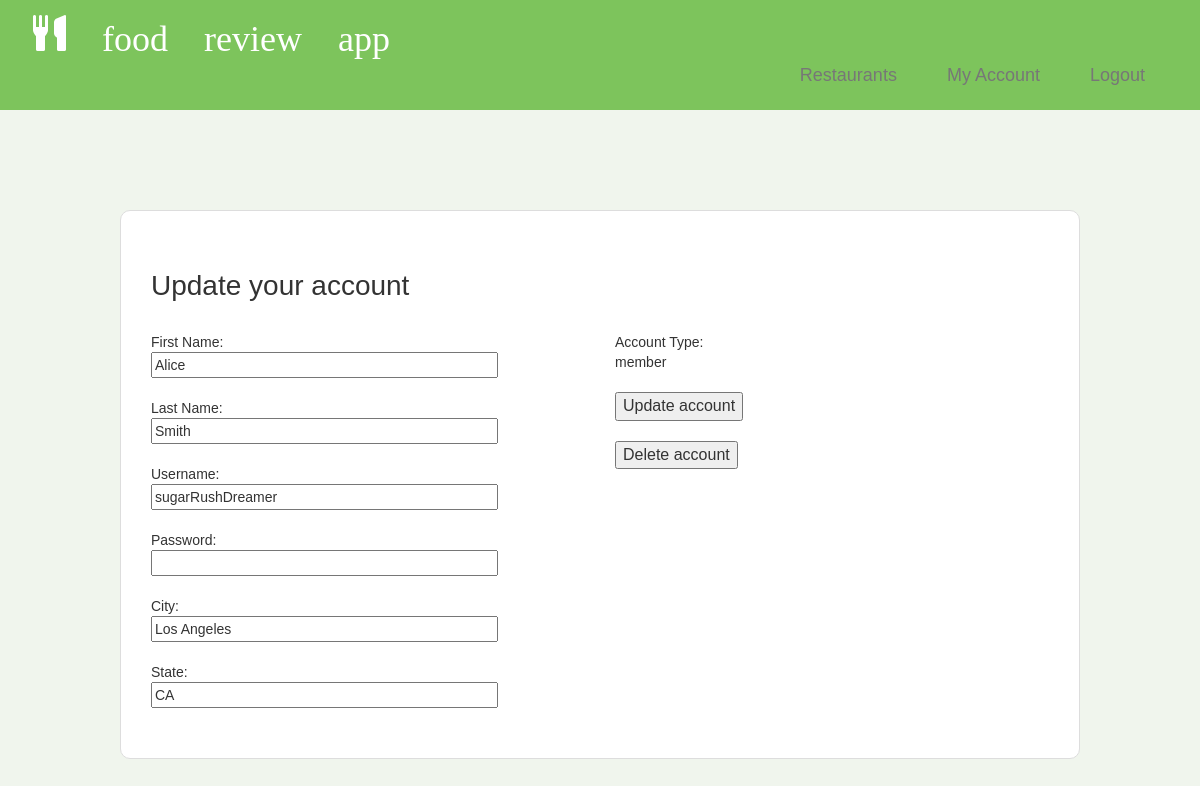
Page /usermanagement/update-account.php (signed in) on the committed database.
### tables this page shows
CREATE TABLE IF NOT EXISTS `member` (
  `member_id` int NOT NULL AUTO_INCREMENT,
  `first_name` varchar(255) NOT NULL,
  `last_name` varchar(255) NOT NULL,
  `city` varchar(255) NOT NULL,
  `state` varchar(255) NOT NULL,
  `user_id` int NOT NULL,
  PRIMARY KEY (`member_id`),
  KEY `user_id` (`user_id`)
);

CREATE TABLE IF NOT EXISTS `user` (
  `user_id` int NOT NULL AUTO_INCREMENT,
  `username` varchar(255) NOT NULL,
  `password` varchar(255) NOT NULL,
  `role` varchar(50) NOT NULL,
  PRIMARY KEY (`user_id`)
);

### usermanagement/checksession.php (called while the page is built, shortened)
<?php
if(!isset($_SESSION['user'])){
	header("Location: ../usermanagement/account-login.php");
	exit();
}else{
	$user = $_SESSION['user'];
}
?>

### usermanagement/update-account.php (the view, shortened to what this page needs)
<html>
	<head>
<?php
require_once "../style/header.php";
require_once '../usermanagement/checksession.php';
$conn = new mysqli($hn, $un, $pw, $db);
$user_id = $user->user_id;
$member_query = "SELECT first_name, last_name, city, state FROM member WHERE user_id = '$user_id'";
$member_result = $conn->query($member_query);
$restaurant_query = "SELECT name, type, description, address, phone, website, email, photo, owner_name FROM restaurant WHERE user_id = '$user_id'";
$restaurant_result = $conn->query($restaurant_query);
$user_query = "SELECT username,role,user_id FROM user WHERE user_id = '$user_id'";
$user_result = $conn->query($user_query);
if ($member_result->num_rows > 0 && $user_result->num_rows > 0) {
        $member_row = $member_result->fetch_assoc();
        $user_row = $user_result->fetch_assoc();
	echo <<<_END
	<div class='container-fluid card'>
		<div class='row'>
			<div class='col-sm-12'>
				<h2 style='text-align:left'>Update your account</h2><br>
			</div>
		</div>
		<div class='row'>
			<form action='update-account.php' method='post' style='text-align:left'>
				<div class='col-sm-6'>
					First Name: <br><input type='text' name='first_name' value='$member_row[first_name]'><br><br>
					Last Name: <br><input type='text' name='last_name' value='$member_row[last_name]'><br><br>
					Username: <br><input type='text' name='username' value='$user_row[username]' required><br><br>
					Password: <br><input type='text' name='password' required><br><br>
					City: <br><input type='text' name='city' value='$member_row[city]'><br><br>
					State: <br><input type='text' name='state' value='$member_row[state]'><br><br>
				</div>
				<div class='col-sm-6'>
					Account Type: <br>$user_row[role]<br><br>
					<input type='hidden' name='update' value='yes'>
					<input type='hidden' name='user_id' value='$user_row[user_id]'>
					<input type='submit' value='Update account'><br>
				</form>
				<form action='delete-account.php' method='post' style='text-align:left'>
					<input type='hidden' name='delete' value='yes'>
					<input type='hidden' name='user_id' value='$user_row[user_id]'><br>
					<input type='submit' value='Delete account'><br>
				</form>
			</div>
		</div>
	</div>
_END;
} else if ($restaurant_result->num_rows > 0 && $user_result->num_rows > 0) {
        $restaurant_row = $restaurant_result->fetch_assoc();
        $user_row = $user_result->fetch_assoc();
	echo <<<_END
		<div class='container-fluid card'>
			<div class='row'>
				<div class='col-sm-12'>
					<h2 style='text-align:left'>Update your account</h2><br>
				</div>
			</div>
			<div class='row'>
				<form action='update-account.php' method='post' style='text-align:left'>
					<div class='col-sm-6'>
						Restaurant Name: <br><input type='text' name='name' value='$restaurant_row[name]'><br><br>
						Owner Name: <br><input type='text' name='owner_name' value='$restaurant_row[owner_name]'><br><br>
						Restaurant Type: <br><input type='text' name='type' value='$restaurant_row[type]'><br><br>
						Description: <br><input type='text' name='description' value='$restaurant_row[description]'><br><br>
						Address: <br><input type='text' name='address' value='$restaurant_row[address]'><br><br>
						Phone: <br><input type='text' name='phone' value='$restaurant_row[phone]'><br><br>
						Website: <br><input type='text' name='website' value='$restaurant_row[website]'><br><br>
					</div>
					<div class='col-sm-6'>
						Email: <br><input type='text' name='email' value='$restaurant_row[email]'><br><br>
						Photo: <br><input type='text' name='photo' value='$restaurant_row[photo]'><br><br>
						Username: <br><input type='text' name='username' value='$user_row[username]' required><br><br>
						Password: <br><input type='text' name='password' required><br><br>
						Account Type: <br>$user_row[role]
						<input type='hidden' name='update' value='yes'><br><br>
						<input type='hidden' name='user_id' value='$user_row[user_id]'>
						<input type='submit' value='Update account'>	<br><br>
				</form>
				<form action='delete-account.php' method='post' style='text-align:left'>
					<input type='hidden' name='delete' value='yes'>
					<input type='hidden' name='user_id' value='$user_row[user_id]'>
					<input type='submit' value='Delete account'><br>
				</form>
		</div>
	</div>
</div>
_END;
} else if ($user_result->num_rows > 0) {
        $restaurant_row = $restaurant_result->fetch_assoc();
        $user_row = $user_result->fetch_assoc();
	echo <<<_END
		<div class='container-fluid card'>
			<div class='row'>
				<div class='col-sm-12'>
					<h2 style='text-align:left'>Update your account</h2><br>
				</div>
			</div>
			<div class='row'>
				<form action='update-account.php' method='post' style='text-align:left'>
					<div class='col-sm-6'>
						Username: <br><input type='text' name='username' value='$user_row[username]' required><br><br>
						Password: <br><input type='text' name='password' required><br><br>
						Account Type: <br>$user_row[role]
						<input type='hidden' name='update' value='yes'><br><br>
						<input type='hidden' name='user_id' value='$user_row[user_id]'>
						<input type='submit' value='Update account'>	<br><br>
				</form>
				<form action='delete-account.php' method='post' style='text-align:left'>
					<input type='hidden' name='delete' value='yes'>
					<input type='hidden' name='user_id' value='$user_row[user_id]'>
					<input type='submit' value='Delete account'><br>
				</form>
		</div>
	</div>
</div>
_END;
}
?>

### style/style.css (style rules this page uses)
body { font-family: 'Helvetica', sans-serif; background-color: #f0f5ed; }
h1, h2 { text-align: center; margin-top: 30px; font-size: 28px; color: #333; }
form { text-align: center; }
.card { border: 1px solid #ddd; border-radius: 10px; padding: 30px; text-align: left; background-color: #ffffff; margin-left: 10%; margin-right: 10%; margin-top: 5%; margin-bottom: 5%; }
.card h1, h2 { text-align: left; margin-top: 30px; font-size: 28px; color: #333; }
input[type="submit"] { font-size: 16px; }
input[type="text"], input[type="number"] { width: 80%; }

### rows in the picture
member: first_name "Alice", last_name "Smith", city "Los Angeles", state "CA"
user: username "sugarRushDreamer", role "member"
